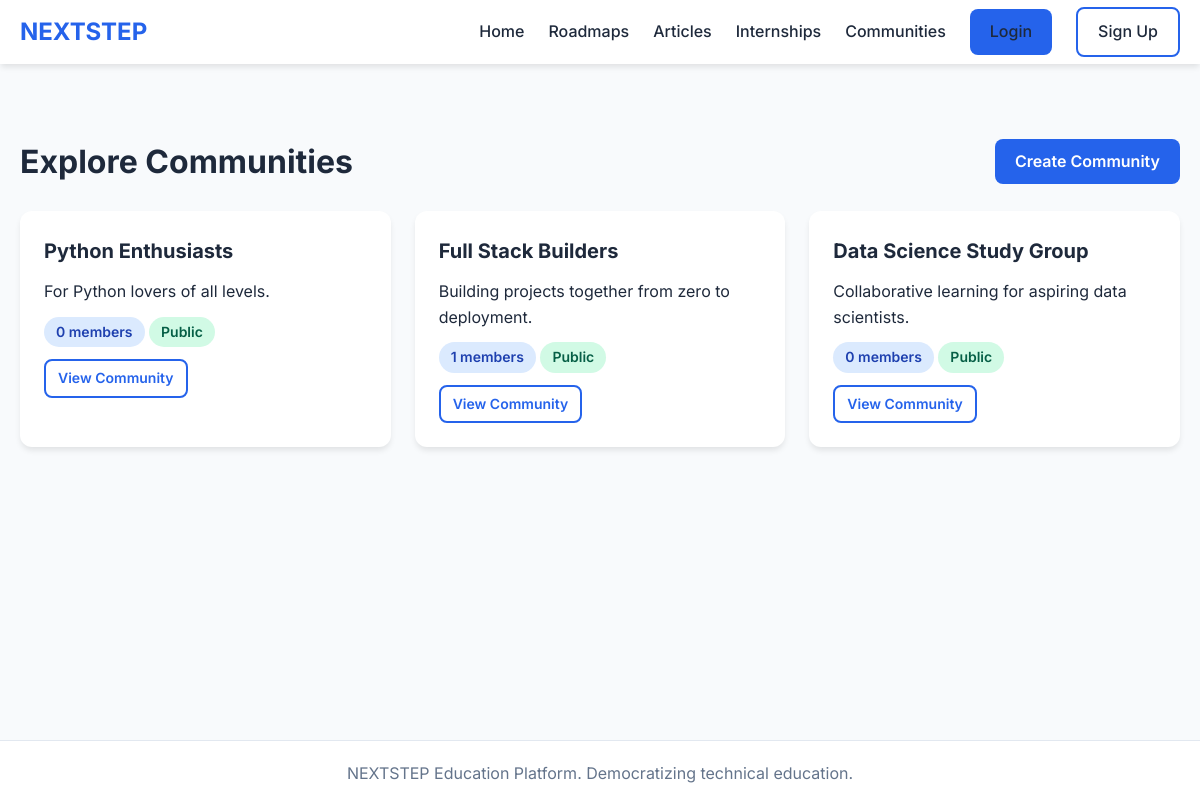
The page /communities/ on the database its author committed.
### communities/models.py (models this page shows, shortened)
class Community(models.Model):
    name = models.CharField(max_length=200)
    description = models.TextField()
    created_by = models.ForeignKey(User, on_delete=models.CASCADE, related_name='created_communities')
    created_at = models.DateTimeField(auto_now_add=True)
    members = models.ManyToManyField(User, through='Membership', related_name='communities')
    topic_focus = models.CharField(max_length=100, blank=True)
    is_public = models.BooleanField(default=True)
    def member_count(self):
        return self.members.count()
    class Meta:
        ordering = ['-created_at']
        verbose_name_plural = 'Communities'

### communities/views.py (the view)
# urls.py: path('', views.explore_communities, name='explore_communities'),
def explore_communities(request):
    communities = Community.objects.filter(is_public=True)
    user_memberships = []
    if request.user.is_authenticated:
        user_memberships = Membership.objects.filter(user=request.user).values_list('community_id', flat=True)
    return render(request, 'communities/explore.html', {
        'communities': communities,
        'user_memberships': user_memberships,
    })

### templates/communities/explore.html (shortened to what this page needs)
{% extends 'base.html' %}
{% block content %}
<div class="container" style="margin-top: 32px;">
    <div style="display: flex; justify-content: space-between; align-items: center; margin-bottom: 24px;">
        <h1>Explore Communities</h1>
        <a href="{% url 'create_community' %}" class="btn btn-primary">Create Community</a>
    </div>
    <div class="grid">
        {% for community in communities %}
        <div class="card">
            <h3 class="card-title">{{ community.name }}</h3>
            <p>{{ community.description|truncatewords:20 }}</p>
            <div style="margin: 12px 0;">
                <span class="tag tag-verified">{{ community.member_count }} members</span>
                <span class="tag {% if community.is_public %}tag-free{% else %}tag-paid{% endif %}">
                    {% if community.is_public %}Public{% else %}Private{% endif %}
                </span>
            </div>
            <a href="{% url 'community_detail' community.pk %}" class="btn btn-outline btn-sm">View Community</a>
        </div>
        {% empty %}
        <p>No communities available yet.</p>
        {% endfor %}
    </div>
</div>
{% endblock %}

### static/css/style.css (style rules this page uses)
:root { --primary: #2563eb; --primary-dark: #1d4ed8; --secondary: #10b981; --danger: #ef4444; --warning: #f59e0b; --bg: #f8fafc; --card-bg: #ffffff; --text: #1e293b; --text-light: #64748b; --border: #e2e8f0; --shadow: 0 4px 6px -1px rgba(0, 0, 0, 0.1); --radius: 12px; }
* { margin: 0; padding: 0; box-sizing: border-box; }
body { font-family: 'Inter', sans-serif; background-color: var(--bg); color: var(--text); line-height: 1.6; }
.container { max-width: 1200px; margin: 0 auto; padding: 0 20px; }
.btn { display: inline-block; padding: 10px 20px; border-radius: 8px; font-weight: 600; text-decoration: none; cursor: pointer; border: none; transition: all 0.2s; }
.btn-primary { background: var(--primary); color: white; }
.btn-outline { border: 2px solid var(--primary); color: var(--primary); background: transparent; }
.btn-sm { padding: 6px 12px; font-size: 0.875rem; }
.card { background: var(--card-bg); border-radius: var(--radius); box-shadow: var(--shadow); padding: 24px; margin-bottom: 20px; }
.card-title { font-size: 1.25rem; font-weight: 700; margin-bottom: 12px; }
.grid { display: grid; grid-template-columns: repeat(auto-fill, minmax(300px, 1fr)); gap: 24px; margin-top: 24px; }
.tag { display: inline-block; padding: 4px 12px; border-radius: 20px; font-size: 0.875rem; font-weight: 600; }
.tag-free { background: #d1fae5; color: #065f46; }
.tag-verified { background: #dbeafe; color: #1e40af; }

### rows shown on the page
Community: name "Python Enthusiasts", description "For Python lovers of all levels.", member_count "0", is_public "Public"
Community: name "Full Stack Builders", description "Building projects together from zero to deployment.", member_count "1", is_public "Public"
Community: name "Data Science Study Group", description "Collaborative learning for aspiring data scientists.", member_count "0", is_public "Public"
